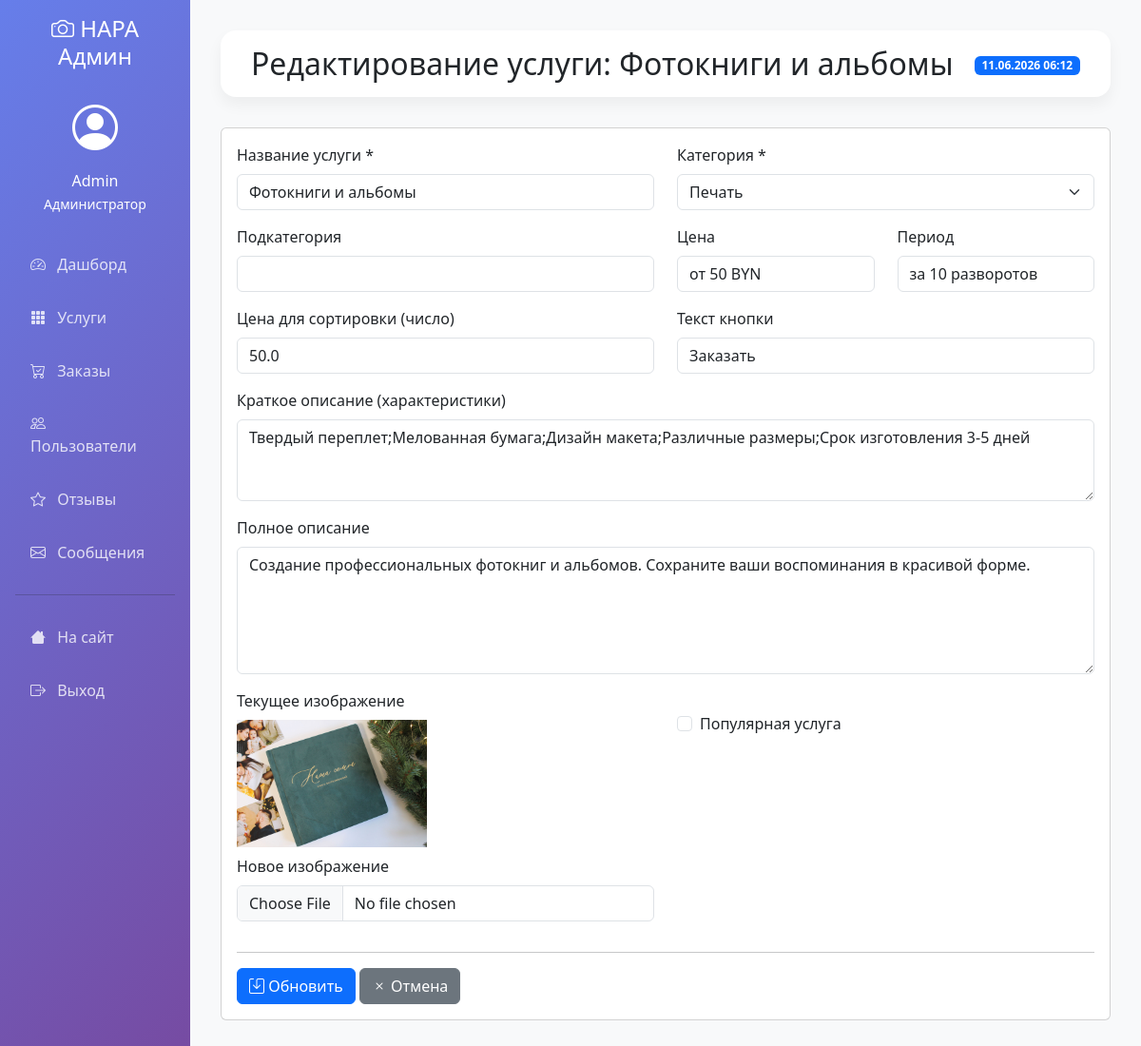
/admin/services/edit/3 (signed in), run on an earlier commit of the app's database.
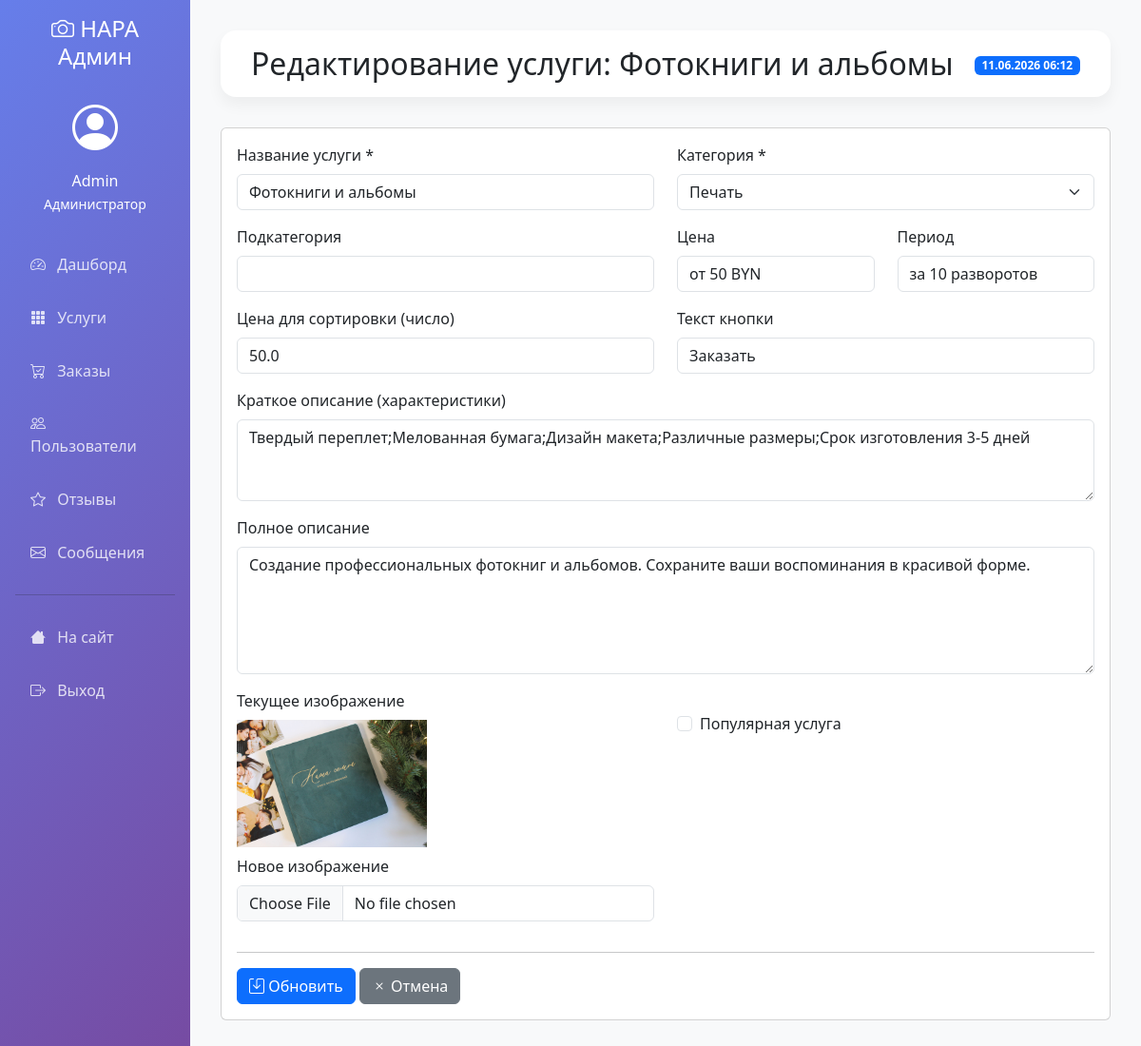
And on a later commit of the database.
### models.py (models this page shows, shortened)
class Service(db.Model):
    __tablename__ = 'services'
    id = db.Column(db.Integer, primary_key=True)
    title = db.Column(db.String(100), nullable=False)
    category = db.Column(db.String(50), nullable=False)  # 'printing', 'photo_session', 'special_offers'
    subcategory = db.Column(db.String(50))  # Для дополнительной фильтрации
    price_from = db.Column(db.String(20))
    price_period = db.Column(db.String(50))
    image_url = db.Column(db.String(200))
    features = db.Column(db.Text)
    description = db.Column(db.Text)
    order_button_text = db.Column(db.String(50), default="Заказать")
    is_popular = db.Column(db.Boolean, default=False)
    price_value = db.Column(db.Float)  # Для сортировки по цене
    created_at = db.Column(db.DateTime, default=datetime.now)

### admin.py (the view, shortened to what this page needs)
@admin_bp.route('/services/edit/<int:service_id>', methods=['GET', 'POST'])
@login_required
@admin_required
def edit_service(service_id):
    service = Service.query.get_or_404(service_id)
    return render_template('admin/edit_service.html', service=service)

### admin.py (called while the page is built)
def admin_required(f):
    @wraps(f)
    def decorated_function(*args, **kwargs):
        if not current_user.is_authenticated or not current_user.is_admin:
            flash('Доступ запрещен. Требуются права администратора.', 'danger')
            return redirect(url_for('index'))
        return f(*args, **kwargs)
    return decorated_function

### app.py (called while the page is built)
@login_manager.user_loader
def load_user(user_id):
    return User.query.get(int(user_id))

@app.context_processor
def utility_processor():
    return {'datetime': datetime}

### templates/admin/edit_service.html (shortened to what the changed rows need)
{% extends "admin/base_admin.html" %}
{% block header %}Редактирование услуги: {{ service.title }}{% endblock %}
{% block content %}
<div class="card">
    <div class="card-body">
        <form method="POST" enctype="multipart/form-data">
            <div class="row">
                <div class="col-md-6 mb-3">
                    <label class="form-label">Название услуги *</label>
                    <input type="text" name="title" class="form-control"
                           value="{{ service.title }}" required>
                </div>
                <div class="col-md-6 mb-3">
                    <label class="form-label">Категория *</label>
                    <select name="category" class="form-select" required>
                        <option value="printing" {% if service.category == 'printing' %}selected{% endif %}>
                            Печать
                        </option>
                    </select>
                </div>
                <div class="col-md-3 mb-3">
                    <label class="form-label">Цена</label>
                    <input type="text" name="price_from" class="form-control"
                           value="{{ service.price_from }}" required>
                </div>
                <div class="col-md-3 mb-3">
                    <label class="form-label">Период</label>
                    <input type="text" name="price_period" class="form-control"
                           value="{{ service.price_period or '' }}">
                </div>
                <div class="col-md-6 mb-3">
                    <label class="form-label">Цена для сортировки (число)</label>
                    <input type="number" step="0.01" name="price_value" class="form-control"
                           value="{{ service.price_value or '' }}">
                </div>
                <div class="col-md-6 mb-3">
                    <label class="form-label">Текст кнопки</label>
                    <input type="text" name="order_button_text" class="form-control"
                           value="{{ service.order_button_text or 'Заказать' }}">
                </div>
                <div class="col-12 mb-3">
                    <label class="form-label">Краткое описание (характеристики)</label>
                    <textarea name="features" class="form-control" rows="3">{{ service.features or '' }}</textarea>
                </div>
                <div class="col-12 mb-3">
                    <label class="form-label">Полное описание</label>
                    <textarea name="description" class="form-control" rows="5">{{ service.description or '' }}</textarea>
                </div>
                <div class="col-md-6 mb-3">
                    {% if service.image_url %}
                    <div>
                        <img src="{{ url_for('static', filename=service.image_url) }}"
                             alt="{{ service.title }}" style="max-width: 200px; max-height: 200px;">
                    </div>
                    {% endif %}
                </div>
                <div class="col-md-6 mb-3">
                    <div class="form-check mt-4">
                        <input type="checkbox" name="is_popular" class="form-check-input" id="isPopular"
                               {% if service.is_popular %}checked{% endif %}>
                        <label class="form-check-label" for="isPopular">Популярная услуга</label>
                    </div>
                </div>
            </div>
        </form>
    </div>
</div>
{% endblock %}

What changed in the data, as far as the page shows it:
changed Service "Фотокниги и альбомы": category "Печать" → (not shown)
Also different on the page:
form field category: (not shown) → "Печать"
